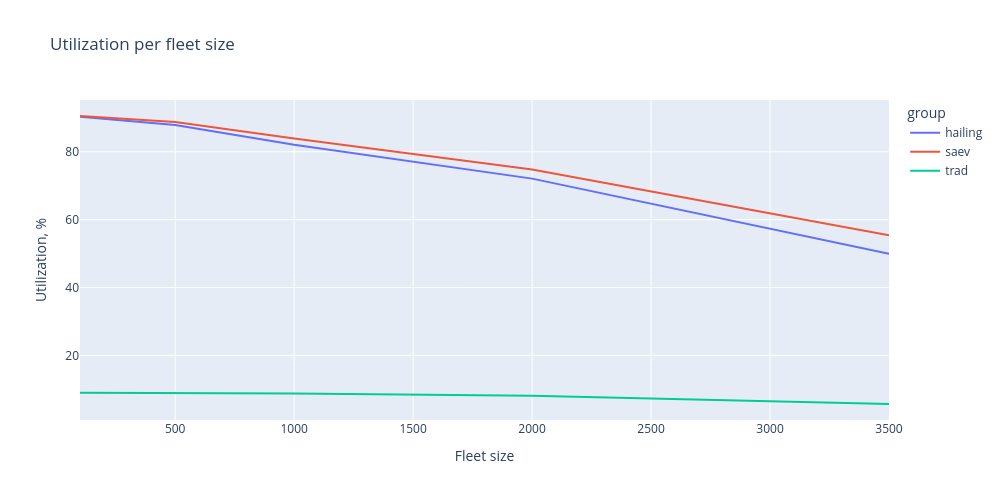

Source (notebook cell):
### Code cell
grouped = df.groupby(['fleet_size', 'group'])[['on_line_time', 'time_with_passenger']].sum().reset_index()
grouped['utilization'] = 100.0 * grouped['time_with_passenger'] / grouped['on_line_time']

fig = px.line(
        grouped,
        x='fleet_size',
        y='utilization',
        color='group',
        title='Utilization per fleet size',
        labels={'fleet_size': 'Fleet size', 'utilization': 'Utilization, %'}
)

fig.update_layout(
    height=500,
    width=1000)

fig.show()

### Figure 1 — Plotly figure (JSON) as saved in the notebook; plotly's stock layout.template omitted (floating-point values rounded to 4 significant figures)
{"data": [{"hovertemplate": "group=hailing<br>Fleet size=%{x}<br>Utilization, %=%{y}<extra></extra>", "legendgroup": "hailing", "line": {"color": "#636efa", "dash": "solid"}, "marker": {"symbol": "circle"}, "mode": "lines", "name": "hailing", "orientation": "v", "showlegend": true, "type": "scatter", "x": [100, 500, 1000, 2000, 3500], "xaxis": "x", "y": [90.33, 87.86, 82.06, 72.09, 49.92], "yaxis": "y"}, {"hovertemplate": "group=saev<br>Fleet size=%{x}<br>Utilization, %=%{y}<extra></extra>", "legendgroup": "saev", "line": {"color": "#EF553B", "dash": "solid"}, "marker": {"symbol": "circle"}, "mode": "lines", "name": "saev", "orientation": "v", "showlegend": true, "type": "scatter", "x": [100, 500, 1000, 2000, 3500], "xaxis": "x", "y": [90.54, 88.78, 83.89, 74.75, 55.42], "yaxis": "y"}, {"hovertemplate": "group=trad<br>Fleet size=%{x}<br>Utilization, %=%{y}<extra></extra>", "legendgroup": "trad", "line": {"color": "#00cc96", "dash": "solid"}, "marker": {"symbol": "circle"}, "mode": "lines", "name": "trad", "orientation": "v", "showlegend": true, "type": "scatter", "x": [100, 500, 1000, 2000, 3500], "xaxis": "x", "y": [8.986, 8.923, 8.76, 8.115, 5.685], "yaxis": "y"}], "layout": {"height": 500, "legend": {"title": {"text": "group"}, "tracegroupgap": 0}, "title": {"text": "Utilization per fleet size"}, "width": 1000, "xaxis": {"anchor": "y", "autorange": true, "domain": [0, 1], "range": [100, 3500], "title": {"text": "Fleet size"}, "type": "linear"}, "yaxis": {"anchor": "x", "autorange": true, "domain": [0, 1], "range": [0.971, 95.25], "title": {"text": "Utilization, %"}, "type": "linear"}}}
